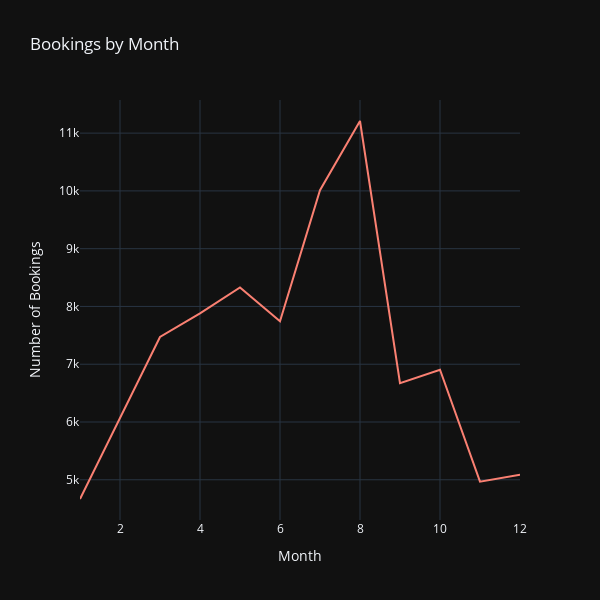
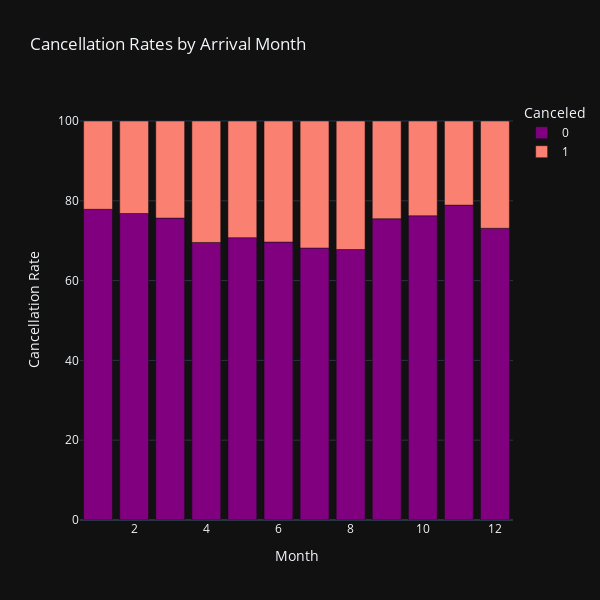

Notebook code for these charts, in order:
### Code cell
fig = px.line(monthly_cancel_rate,
              x=monthly_bookings.index, 
              y=monthly_bookings.values,
              labels={'x':'Month','y':'Number of Bookings'},
              title='Bookings by Month', 
              template='plotly_dark')
fig.update_layout(xaxis_title='Month', yaxis_title='Number of Bookings')
fig.update_traces(line=dict(color='salmon'))
fig.update_layout(width=600, height=600)
fig.show()

fig1 = px.bar(monthly_cancel_rate, 
              x=monthly_cancel_rate.index, 
              y=monthly_cancel_rate.columns,
              labels={'is_canceled':'Canceled','value':'Cancellation Rate (%)'},
              title='Cancellation Rates by Arrival Month', 
              template='plotly_dark',
              color_discrete_sequence=['purple', 'salmon'])
fig1.update_layout(xaxis_title='Month', yaxis_title='Cancellation Rate')
fig1.update_layout(width=600, height=600)
fig1.show()

### Figure 1 — Plotly figure (JSON) as saved in the notebook; plotly's stock layout.template omitted (floating-point values rounded to 4 significant figures)
{"data": [{"hovertemplate": "Month=%{x}<br>Number of Bookings=%{y}<extra></extra>", "legendgroup": "", "line": {"color": "salmon", "dash": "solid"}, "marker": {"symbol": "circle"}, "mode": "lines", "name": "", "orientation": "v", "showlegend": false, "type": "scatter", "x": [1, 2, 3, 4, 5, 6, 7, 8, 9, 10, 11, 12], "xaxis": "x", "y": [4667, 6065, 7471, 7879, 8329, 7745, 10011, 11210, 6671, 6905, 4967, 5089], "yaxis": "y"}], "layout": {"height": 600, "legend": {"tracegroupgap": 0}, "title": {"text": "Bookings by Month"}, "width": 600, "xaxis": {"anchor": "y", "domain": [0, 1], "title": {"text": "Month"}}, "yaxis": {"anchor": "x", "domain": [0, 1], "title": {"text": "Number of Bookings"}}}}

### Figure 2 — Plotly figure (JSON) as saved in the notebook; plotly's stock layout.template omitted (floating-point values rounded to 4 significant figures)
{"data": [{"alignmentgroup": "True", "hovertemplate": "Canceled=0<br>arrival_date_month=%{x}<br>Cancellation Rate (%)=%{y}<extra></extra>", "legendgroup": "0", "marker": {"color": "purple", "pattern": {"shape": ""}}, "name": "0", "offsetgroup": "0", "orientation": "v", "showlegend": true, "textposition": "auto", "type": "bar", "x": [8, 7, 4, 6, 5, 12, 9, 3, 10, 2, 1, 11], "xaxis": "x", "y": [67.79, 68.17, 69.56, 69.66, 70.76, 73.12, 75.51, 75.67, 76.25, 76.82, 77.87, 78.92], "yaxis": "y"}, {"alignmentgroup": "True", "hovertemplate": "Canceled=1<br>arrival_date_month=%{x}<br>Cancellation Rate (%)=%{y}<extra></extra>", "legendgroup": "1", "marker": {"color": "salmon", "pattern": {"shape": ""}}, "name": "1", "offsetgroup": "1", "orientation": "v", "showlegend": true, "textposition": "auto", "type": "bar", "x": [8, 7, 4, 6, 5, 12, 9, 3, 10, 2, 1, 11], "xaxis": "x", "y": [32.21, 31.83, 30.44, 30.34, 29.24, 26.88, 24.49, 24.33, 23.75, 23.18, 22.13, 21.08], "yaxis": "y"}], "layout": {"barmode": "relative", "height": 600, "legend": {"title": {"text": "Canceled"}, "tracegroupgap": 0}, "title": {"text": "Cancellation Rates by Arrival Month"}, "width": 600, "xaxis": {"anchor": "y", "domain": [0, 1], "title": {"text": "Month"}}, "yaxis": {"anchor": "x", "domain": [0, 1], "title": {"text": "Cancellation Rate"}}}}
